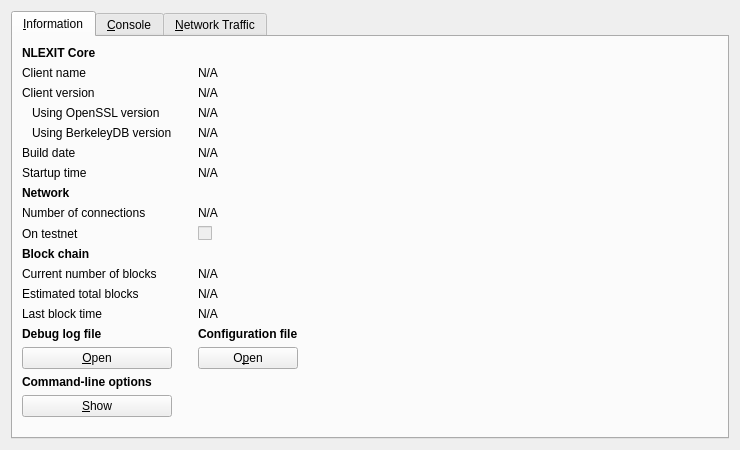
<?xml version="1.0" encoding="UTF-8"?>
<ui version="4.0">
 <class>RPCConsole</class>
 <widget class="QWidget" name="RPCConsole">
  <property name="geometry">
   <rect>
    <x>0</x>
    <y>0</y>
    <width>740</width>
    <height>450</height>
   </rect>
  </property>
  <property name="windowTitle">
   <string>NLEXIT - Debug window</string>
  </property>
  <layout class="QVBoxLayout" name="verticalLayout_2">
   <item>
    <widget class="QTabWidget" name="tabWidget">
     <property name="currentIndex">
      <number>0</number>
     </property>
     <widget class="QWidget" name="tab_info">
      <attribute name="title">
       <string>&amp;Information</string>
      </attribute>
      <layout class="QGridLayout" name="gridLayout">
       <item row="15" column="2">
        <widget class="QLabel" name="labelConfigfile">
         <property name="font">
          <font>
           <weight>75</weight>
           <bold>true</bold>
          </font>
         </property>
         <property name="text">
          <string>Configuration file</string>
         </property>
        </widget>
       </item>
       <item row="13" column="2">
        <widget class="QLabel" name="lastBlockTime">
         <property name="cursor">
          <cursorShape>IBeamCursor</cursorShape>
         </property>
         <property name="text">
          <string>N/A</string>
         </property>
         <property name="textFormat">
          <enum>Qt::PlainText</enum>
         </property>
         <property name="textInteractionFlags">
          <set>Qt::LinksAccessibleByMouse|Qt::TextSelectableByKeyboard|Qt::TextSelectableByMouse</set>
         </property>
        </widget>
       </item>
       <item row="11" column="0">
        <widget class="QLabel" name="label_3">
         <property name="text">
          <string>Current number of blocks</string>
         </property>
        </widget>
       </item>
       <item row="11" column="2">
        <widget class="QLabel" name="numberOfBlocks">
         <property name="cursor">
          <cursorShape>IBeamCursor</cursorShape>
         </property>
         <property name="text">
          <string>N/A</string>
         </property>
         <property name="textFormat">
          <enum>Qt::PlainText</enum>
         </property>
         <property name="textInteractionFlags">
          <set>Qt::LinksAccessibleByMouse|Qt::TextSelectableByKeyboard|Qt::TextSelectableByMouse</set>
         </property>
        </widget>
       </item>
       <item row="17" column="0">
        <widget class="QLabel" name="labelCLOptions">
         <property name="font">
          <font>
           <weight>75</weight>
           <bold>true</bold>
          </font>
         </property>
         <property name="text">
          <string>Command-line options</string>
         </property>
        </widget>
       </item>
       <item row="16" column="0">
        <widget class="QPushButton" name="openDebugLogfileButton">
         <property name="toolTip">
          <string>Open the NLEXIT debug log file from the current data directory. This can take a few seconds for large log files.</string>
         </property>
         <property name="text">
          <string>&amp;Open</string>
         </property>
         <property name="autoDefault">
          <bool>false</bool>
         </property>
        </widget>
       </item>
       <item row="15" column="0">
        <widget class="QLabel" name="labelDebugLogfile">
         <property name="font">
          <font>
           <weight>75</weight>
           <bold>true</bold>
          </font>
         </property>
         <property name="text">
          <string>Debug log file</string>
         </property>
        </widget>
       </item>
       <item row="18" column="3" rowspan="2">
        <spacer name="horizontalSpacer">
         <property name="orientation">
          <enum>Qt::Horizontal</enum>
         </property>
         <property name="sizeHint" stdset="0">
          <size>
           <width>404</width>
           <height>20</height>
          </size>
         </property>
        </spacer>
       </item>
       <item row="19" column="1">
        <spacer name="verticalSpacer">
         <property name="orientation">
          <enum>Qt::Vertical</enum>
         </property>
         <property name="sizeHint" stdset="0">
          <size>
           <width>20</width>
           <height>40</height>
          </size>
         </property>
        </spacer>
       </item>
       <item row="18" column="0">
        <widget class="QPushButton" name="showCLOptionsButton">
         <property name="toolTip">
          <string>Show the NLEXIT-Qt help message to get a list with possible NLEXIT command-line options.</string>
         </property>
         <property name="text">
          <string>&amp;Show</string>
         </property>
         <property name="autoDefault">
          <bool>false</bool>
         </property>
        </widget>
       </item>
       <item row="13" column="0">
        <widget class="QLabel" name="label_2">
         <property name="text">
          <string>Last block time</string>
         </property>
        </widget>
       </item>
       <item row="7" column="0">
        <widget class="QLabel" name="label_11">
         <property name="font">
          <font>
           <weight>75</weight>
           <bold>true</bold>
          </font>
         </property>
         <property name="text">
          <string>Network</string>
         </property>
        </widget>
       </item>
       <item row="6" column="2">
        <widget class="QLabel" name="startupTime">
         <property name="cursor">
          <cursorShape>IBeamCursor</cursorShape>
         </property>
         <property name="text">
          <string>N/A</string>
         </property>
         <property name="textFormat">
          <enum>Qt::PlainText</enum>
         </property>
         <property name="textInteractionFlags">
          <set>Qt::LinksAccessibleByMouse|Qt::TextSelectableByKeyboard|Qt::TextSelectableByMouse</set>
         </property>
        </widget>
       </item>
       <item row="6" column="0">
        <widget class="QLabel" name="label_13">
         <property name="text">
          <string>Startup time</string>
         </property>
        </widget>
       </item>
       <item row="9" column="0">
        <widget class="QLabel" name="label_8">
         <property name="text">
          <string>On testnet</string>
         </property>
        </widget>
       </item>
       <item row="8" column="2">
        <widget class="QLabel" name="numberOfConnections">
         <property name="cursor">
          <cursorShape>IBeamCursor</cursorShape>
         </property>
         <property name="text">
          <string>N/A</string>
         </property>
         <property name="textFormat">
          <enum>Qt::PlainText</enum>
         </property>
         <property name="textInteractionFlags">
          <set>Qt::LinksAccessibleByMouse|Qt::TextSelectableByKeyboard|Qt::TextSelectableByMouse</set>
         </property>
        </widget>
       </item>
       <item row="8" column="0">
        <widget class="QLabel" name="label_7">
         <property name="text">
          <string>Number of connections</string>
         </property>
        </widget>
       </item>
       <item row="10" column="0">
        <widget class="QLabel" name="label_10">
         <property name="font">
          <font>
           <weight>75</weight>
           <bold>true</bold>
          </font>
         </property>
         <property name="text">
          <string>Block chain</string>
         </property>
        </widget>
       </item>
       <item row="9" column="2">
        <widget class="QCheckBox" name="isTestNet">
         <property name="enabled">
          <bool>false</bool>
         </property>
         <property name="text">
          <string/>
         </property>
        </widget>
       </item>
       <item row="12" column="0">
        <widget class="QLabel" name="label_4">
         <property name="text">
          <string>Estimated total blocks</string>
         </property>
        </widget>
       </item>
       <item row="12" column="2">
        <widget class="QLabel" name="totalBlocks">
         <property name="cursor">
          <cursorShape>IBeamCursor</cursorShape>
         </property>
         <property name="text">
          <string>N/A</string>
         </property>
         <property name="textFormat">
          <enum>Qt::PlainText</enum>
         </property>
         <property name="textInteractionFlags">
          <set>Qt::LinksAccessibleByMouse|Qt::TextSelectableByKeyboard|Qt::TextSelectableByMouse</set>
         </property>
        </widget>
       </item>
       <item row="2" column="2">
        <widget class="QLabel" name="clientVersion">
         <property name="cursor">
          <cursorShape>IBeamCursor</cursorShape>
         </property>
         <property name="text">
          <string>N/A</string>
         </property>
         <property name="textFormat">
          <enum>Qt::PlainText</enum>
         </property>
         <property name="textInteractionFlags">
          <set>Qt::LinksAccessibleByMouse|Qt::TextSelectableByKeyboard|Qt::TextSelectableByMouse</set>
         </property>
        </widget>
       </item>
       <item row="4" column="0">
        <widget class="QLabel" name="label_berkeleyDBVersion">
         <property name="text">
          <string>Using BerkeleyDB version</string>
         </property>
         <property name="indent">
          <number>10</number>
         </property>
        </widget>
       </item>
       <item row="3" column="0">
        <widget class="QLabel" name="label_14">
         <property name="text">
          <string>Using OpenSSL version</string>
         </property>
         <property name="indent">
          <number>10</number>
         </property>
        </widget>
       </item>
       <item row="3" column="2">
        <widget class="QLabel" name="openSSLVersion">
         <property name="cursor">
          <cursorShape>IBeamCursor</cursorShape>
         </property>
         <property name="text">
          <string>N/A</string>
         </property>
         <property name="textFormat">
          <enum>Qt::PlainText</enum>
         </property>
         <property name="textInteractionFlags">
          <set>Qt::LinksAccessibleByMouse|Qt::TextSelectableByKeyboard|Qt::TextSelectableByMouse</set>
         </property>
        </widget>
       </item>
       <item row="4" column="2">
        <widget class="QLabel" name="berkeleyDBVersion">
         <property name="cursor">
          <cursorShape>IBeamCursor</cursorShape>
         </property>
         <property name="text">
          <string>N/A</string>
         </property>
         <property name="textFormat">
          <enum>Qt::PlainText</enum>
         </property>
         <property name="textInteractionFlags">
          <set>Qt::LinksAccessibleByMouse|Qt::TextSelectableByKeyboard|Qt::TextSelectableByMouse</set>
         </property>
        </widget>
       </item>
       <item row="5" column="0">
        <widget class="QLabel" name="label_12">
         <property name="text">
          <string>Build date</string>
         </property>
        </widget>
       </item>
       <item row="5" column="2">
        <widget class="QLabel" name="buildDate">
         <property name="cursor">
          <cursorShape>IBeamCursor</cursorShape>
         </property>
         <property name="text">
          <string>N/A</string>
         </property>
         <property name="textFormat">
          <enum>Qt::PlainText</enum>
         </property>
         <property name="textInteractionFlags">
          <set>Qt::LinksAccessibleByMouse|Qt::TextSelectableByKeyboard|Qt::TextSelectableByMouse</set>
         </property>
        </widget>
       </item>
       <item row="2" column="0">
        <widget class="QLabel" name="label_6">
         <property name="text">
          <string>Client version</string>
         </property>
        </widget>
       </item>
       <item row="0" column="0">
        <widget class="QLabel" name="label_9">
         <property name="font">
          <font>
           <weight>75</weight>
           <bold>true</bold>
          </font>
         </property>
         <property name="text">
          <string>NLEXIT Core</string>
         </property>
        </widget>
       </item>
       <item row="1" column="2">
        <widget class="QLabel" name="clientName">
         <property name="cursor">
          <cursorShape>IBeamCursor</cursorShape>
         </property>
         <property name="text">
          <string>N/A</string>
         </property>
         <property name="textFormat">
          <enum>Qt::PlainText</enum>
         </property>
         <property name="textInteractionFlags">
          <set>Qt::LinksAccessibleByMouse|Qt::TextSelectableByKeyboard|Qt::TextSelectableByMouse</set>
         </property>
        </widget>
       </item>
       <item row="1" column="0">
        <widget class="QLabel" name="label_5">
         <property name="text">
          <string>Client name</string>
         </property>
        </widget>
       </item>
       <item row="14" column="2">
        <spacer name="verticalSpacer_2">
         <property name="orientation">
          <enum>Qt::Vertical</enum>
         </property>
         <property name="sizeHint" stdset="0">
          <size>
           <width>20</width>
           <height>20</height>
          </size>
         </property>
        </spacer>
       </item>
       <item row="16" column="2">
        <widget class="QPushButton" name="openConfigurationfileButton">
         <property name="toolTip">
          <string>Open the NLEXIT configuration file from the current data directory.</string>
         </property>
         <property name="text">
          <string>O&amp;pen</string>
         </property>
         <property name="autoDefault">
          <bool>false</bool>
         </property>
        </widget>
       </item>
      </layout>
     </widget>
     <widget class="QWidget" name="tab_console">
      <attribute name="title">
       <string>&amp;Console</string>
      </attribute>
      <layout class="QVBoxLayout" name="verticalLayout_3">
       <property name="spacing">
        <number>3</number>
       </property>
       <item>
        <widget class="QTextEdit" name="messagesWidget">
         <property name="minimumSize">
          <size>
           <width>0</width>
           <height>100</height>
          </size>
         </property>
         <property name="readOnly">
          <bool>true</bool>
         </property>
         <property name="tabKeyNavigation" stdset="0">
          <bool>false</bool>
         </property>
         <property name="columnCount" stdset="0">
          <number>2</number>
         </property>
        </widget>
       </item>
       <item>
        <layout class="QHBoxLayout" name="horizontalLayout">
         <property name="spacing">
          <number>3</number>
         </property>
         <item>
          <widget class="QLabel" name="label">
           <property name="text">
            <string notr="true">&gt;</string>
           </property>
          </widget>
         </item>
         <item>
          <widget class="QLineEdit" name="lineEdit"/>
         </item>
         <item>
          <widget class="QPushButton" name="clearButton">
           <property name="maximumSize">
            <size>
             <width>24</width>
             <height>24</height>
            </size>
           </property>
           <property name="toolTip">
            <string>Clear console</string>
           </property>
           <property name="text">
            <string/>
           </property>
           <property name="icon">
            <iconset resource="../bitcoin.qrc">
             <normaloff>:/icons/remove</normaloff>:/icons/remove</iconset>
           </property>
           <property name="shortcut">
            <string notr="true">Ctrl+L</string>
           </property>
           <property name="autoDefault">
            <bool>false</bool>
           </property>
          </widget>
         </item>
        </layout>
       </item>
      </layout>
     </widget>
     <widget class="QWidget" name="tab_nettraffic">
      <attribute name="title">
       <string>&amp;Network Traffic</string>
      </attribute>
      <layout class="QHBoxLayout" name="horizontalLayout_3">
       <item>
        <layout class="QVBoxLayout" name="verticalLayout_4">
         <item>
          <widget class="TrafficGraphWidget" name="trafficGraph" native="true">
           <property name="sizePolicy">
            <sizepolicy hsizetype="Expanding" vsizetype="Expanding">
             <horstretch>0</horstretch>
             <verstretch>0</verstretch>
            </sizepolicy>
           </property>
          </widget>
         </item>
         <item>
          <layout class="QHBoxLayout" name="horizontalLayout_2">
           <item>
            <widget class="QSlider" name="sldGraphRange">
             <property name="minimum">
              <number>1</number>
             </property>
             <property name="maximum">
              <number>288</number>
             </property>
             <property name="pageStep">
              <number>12</number>
             </property>
             <property name="value">
              <number>6</number>
             </property>
             <property name="orientation">
              <enum>Qt::Horizontal</enum>
             </property>
            </widget>
           </item>
           <item>
            <widget class="QLabel" name="lblGraphRange">
             <property name="minimumSize">
              <size>
               <width>100</width>
               <height>0</height>
              </size>
             </property>
             <property name="alignment">
              <set>Qt::AlignCenter</set>
             </property>
            </widget>
           </item>
           <item>
            <widget class="QPushButton" name="btnClearTrafficGraph">
             <property name="text">
              <string>&amp;Clear</string>
             </property>
             <property name="autoDefault">
              <bool>false</bool>
             </property>
            </widget>
           </item>
          </layout>
         </item>
        </layout>
       </item>
       <item>
        <layout class="QVBoxLayout" name="verticalLayout">
         <item>
          <widget class="QGroupBox" name="groupBox">
           <property name="title">
            <string>Totals</string>
           </property>
           <layout class="QVBoxLayout" name="verticalLayout_5">
            <item>
             <layout class="QHBoxLayout" name="horizontalLayout_4">
              <item>
               <widget class="Line" name="line">
                <property name="sizePolicy">
                 <sizepolicy hsizetype="Fixed" vsizetype="Fixed">
                  <horstretch>0</horstretch>
                  <verstretch>0</verstretch>
                 </sizepolicy>
                </property>
                <property name="minimumSize">
                 <size>
                  <width>10</width>
                  <height>0</height>
                 </size>
                </property>
                <property name="palette">
                 <palette>
                  <active>
                   <colorrole role="Light">
                    <brush brushstyle="SolidPattern">
                     <color alpha="255">
                      <red>0</red>
                      <green>255</green>
                      <blue>0</blue>
                     </color>
                    </brush>
                   </colorrole>
                  </active>
                  <inactive>
                   <colorrole role="Light">
                    <brush brushstyle="SolidPattern">
                     <color alpha="255">
                      <red>0</red>
                      <green>255</green>
                      <blue>0</blue>
                     </color>
                    </brush>
                   </colorrole>
                  </inactive>
                  <disabled>
                   <colorrole role="Light">
                    <brush brushstyle="SolidPattern">
                     <color alpha="255">
                      <red>0</red>
                      <green>255</green>
                      <blue>0</blue>
                     </color>
                    </brush>
                   </colorrole>
                  </disabled>
                 </palette>
                </property>
                <property name="orientation">
                 <enum>Qt::Horizontal</enum>
                </property>
               </widget>
              </item>
              <item>
               <widget class="QLabel" name="label_16">
                <property name="text">
                 <string>Received:</string>
                </property>
               </widget>
              </item>
              <item>
               <widget class="QLabel" name="lblBytesIn">
                <property name="minimumSize">
                 <size>
                  <width>50</width>
                  <height>0</height>
                 </size>
                </property>
                <property name="alignment">
                 <set>Qt::AlignRight|Qt::AlignTrailing|Qt::AlignVCenter</set>
                </property>
               </widget>
              </item>
             </layout>
            </item>
            <item>
             <layout class="QHBoxLayout" name="horizontalLayout_5">
              <item>
               <widget class="Line" name="line_2">
                <property name="sizePolicy">
                 <sizepolicy hsizetype="Fixed" vsizetype="Fixed">
                  <horstretch>0</horstretch>
                  <verstretch>0</verstretch>
                 </sizepolicy>
                </property>
                <property name="minimumSize">
                 <size>
                  <width>10</width>
                  <height>0</height>
                 </size>
                </property>
                <property name="palette">
                 <palette>
                  <active>
                   <colorrole role="Light">
                    <brush brushstyle="SolidPattern">
                     <color alpha="255">
                      <red>255</red>
                      <green>0</green>
                      <blue>0</blue>
                     </color>
                    </brush>
                   </colorrole>
                  </active>
                  <inactive>
                   <colorrole role="Light">
                    <brush brushstyle="SolidPattern">
                     <color alpha="255">
                      <red>255</red>
                      <green>0</green>
                      <blue>0</blue>
                     </color>
                    </brush>
                   </colorrole>
                  </inactive>
                  <disabled>
                   <colorrole role="Light">
                    <brush brushstyle="SolidPattern">
                     <color alpha="255">
                      <red>255</red>
                      <green>0</green>
                      <blue>0</blue>
                     </color>
                    </brush>
                   </colorrole>
                  </disabled>
                 </palette>
                </property>
                <property name="orientation">
                 <enum>Qt::Horizontal</enum>
                </property>
               </widget>
              </item>
              <item>
               <widget class="QLabel" name="label_17">
                <property name="text">
                 <string>Sent:</string>
                </property>
               </widget>
              </item>
              <item>
               <widget class="QLabel" name="lblBytesOut">
                <property name="minimumSize">
                 <size>
                  <width>50</width>
                  <height>0</height>
                 </size>
                </property>
                <property name="alignment">
                 <set>Qt::AlignRight|Qt::AlignTrailing|Qt::AlignVCenter</set>
                </property>
               </widget>
              </item>
             </layout>
            </item>
            <item>
             <spacer name="verticalSpacer_4">
              <property name="orientation">
               <enum>Qt::Vertical</enum>
              </property>
              <property name="sizeHint" stdset="0">
               <size>
                <width>20</width>
                <height>407</height>
               </size>
              </property>
             </spacer>
            </item>
           </layout>
          </widget>
         </item>
        </layout>
       </item>
      </layout>
     </widget>
    </widget>
   </item>
  </layout>
 </widget>
 <customwidgets>
  <customwidget>
   <class>TrafficGraphWidget</class>
   <extends>QWidget</extends>
   <header>trafficgraphwidget.h</header>
   <container>1</container>
   <slots>
    <slot>clear()</slot>
   </slots>
  </customwidget>
 </customwidgets>
 <resources>
  <include location="../bitcoin.qrc"/>
 </resources>
 <connections/>
</ui>
